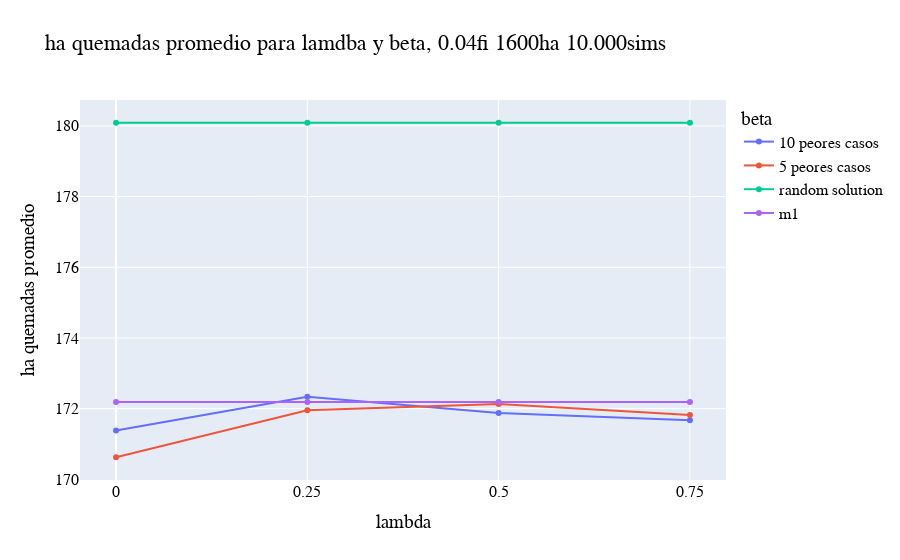

The code cell stored with this chart in its notebook:
### Code cell
#[fo1,b,l,fi,wc10,wc5]
#[fo1,fo2,fo3,wc10,wc5,fi]

beta1 = list(i[0] for i in m4_results if i[1] == 0.9)
#beta1.reverse()
beta2 = list(i[0] for i in m4_results if i[1] == 0.95)
#beta2.reverse()
rand = list(e[0] for i in beta2 for e in rd2_results if e[5] == 0.04)
m1 = list(e[0] for i in beta2 for e in m1_results if e[5] == 0.04)

fig2 = go.Figure(go.Scatter(x = lambdas, y = beta1, name = "10 peores casos"))

fig2.add_scatter(x=lambdas, y=beta2, name = "5 peores casos")
fig2.add_scatter(x=lambdas, y=rand, name = 'random solution')
fig2.add_scatter(x=lambdas, y=m1, name = 'm1')

fig2.update_layout(
    xaxis = dict(
        tickmode = 'linear',
        tick0 = 0,
        dtick = 0.25),
    title="ha quemadas promedio para lamdba y beta, 0.04fi 1600ha 10.000sims",
    xaxis_title="lambda",
    yaxis_title="ha quemadas promedio",
    legend_title="beta",
    font=dict(
        family="Arial",
        size=16,
        color="Black"))

fig2.show()
m1

### Figure 1 — Plotly figure (JSON) as saved in the notebook; plotly's stock layout.template omitted (floating-point values rounded to 4 significant figures)
{"data": [{"name": "10 peores casos", "type": "scatter", "x": [0, 0.25, 0.5, 0.75], "y": [171.4, 172.3, 171.9, 171.7]}, {"name": "5 peores casos", "type": "scatter", "x": [0, 0.25, 0.5, 0.75], "y": [170.6, 172.0, 172.1, 171.8]}, {"name": "random solution", "type": "scatter", "x": [0, 0.25, 0.5, 0.75], "y": [180.1, 180.1, 180.1, 180.1]}, {"name": "m1", "type": "scatter", "x": [0, 0.25, 0.5, 0.75], "y": [172.2, 172.2, 172.2, 172.2]}], "layout": {"font": {"color": "Black", "family": "Arial", "size": 16}, "legend": {"title": {"text": "beta"}}, "title": {"text": "ha quemadas promedio para lamdba y beta, 0.04fi 1600ha 10.000sims"}, "xaxis": {"dtick": 0.25, "tick0": 0, "tickmode": "linear", "title": {"text": "lambda"}}, "yaxis": {"title": {"text": "ha quemadas promedio"}}}}
